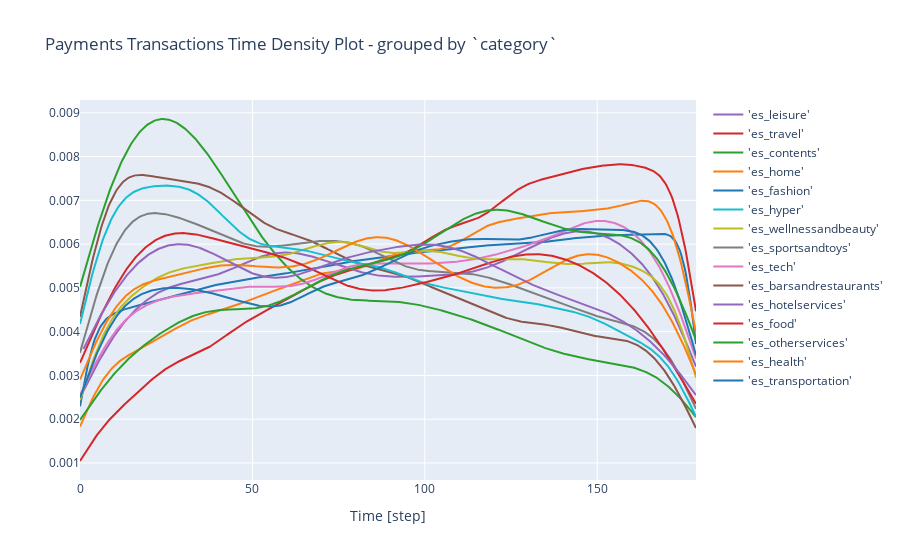

The cell this chart's notebook holds for it:
### Code cell
plot_distplot_grouped(data_df, 'category')

### Figure 1 — Plotly figure (JSON) as saved in the notebook; plotly's stock layout.template omitted (floating-point values rounded to 4 significant figures; data arrays with more than 128 entries replaced by an {"elided": "..."} marker saying what was removed)
{"data": [{"legendgroup": "'es_transportation'", "marker": {"color": "rgb(31, 119, 180)"}, "mode": "lines", "name": "'es_transportation'", "showlegend": true, "type": "scatter", "x": {"elided": "500 float values"}, "xaxis": "x", "y": {"elided": "500 float values"}, "yaxis": "y"}, {"legendgroup": "'es_health'", "marker": {"color": "rgb(255, 127, 14)"}, "mode": "lines", "name": "'es_health'", "showlegend": true, "type": "scatter", "x": {"elided": "500 float values"}, "xaxis": "x", "y": {"elided": "500 float values"}, "yaxis": "y"}, {"legendgroup": "'es_otherservices'", "marker": {"color": "rgb(44, 160, 44)"}, "mode": "lines", "name": "'es_otherservices'", "showlegend": true, "type": "scatter", "x": {"elided": "500 float values"}, "xaxis": "x", "y": {"elided": "500 float values"}, "yaxis": "y"}, {"legendgroup": "'es_food'", "marker": {"color": "rgb(214, 39, 40)"}, "mode": "lines", "name": "'es_food'", "showlegend": true, "type": "scatter", "x": {"elided": "500 float values"}, "xaxis": "x", "y": {"elided": "500 float values"}, "yaxis": "y"}, {"legendgroup": "'es_hotelservices'", "marker": {"color": "rgb(148, 103, 189)"}, "mode": "lines", "name": "'es_hotelservices'", "showlegend": true, "type": "scatter", "x": {"elided": "500 float values"}, "xaxis": "x", "y": {"elided": "500 float values"}, "yaxis": "y"}, {"legendgroup": "'es_barsandrestaurants'", "marker": {"color": "rgb(140, 86, 75)"}, "mode": "lines", "name": "'es_barsandrestaurants'", "showlegend": true, "type": "scatter", "x": {"elided": "500 float values"}, "xaxis": "x", "y": {"elided": "500 float values"}, "yaxis": "y"}, {"legendgroup": "'es_tech'", "marker": {"color": "rgb(227, 119, 194)"}, "mode": "lines", "name": "'es_tech'", "showlegend": true, "type": "scatter", "x": {"elided": "500 float values"}, "xaxis": "x", "y": {"elided": "500 float values"}, "yaxis": "y"}, {"legendgroup": "'es_sportsandtoys'", "marker": {"color": "rgb(127, 127, 127)"}, "mode": "lines", "name": "'es_sportsandtoys'", "showlegend": true, "type": "scatter", "x": {"elided": "500 float values"}, "xaxis": "x", "y": {"elided": "500 float values"}, "yaxis": "y"}, {"legendgroup": "'es_wellnessandbeauty'", "marker": {"color": "rgb(188, 189, 34)"}, "mode": "lines", "name": "'es_wellnessandbeauty'", "showlegend": true, "type": "scatter", "x": {"elided": "500 float values"}, "xaxis": "x", "y": {"elided": "500 float values"}, "yaxis": "y"}, {"legendgroup": "'es_hyper'", "marker": {"color": "rgb(23, 190, 207)"}, "mode": "lines", "name": "'es_hyper'", "showlegend": true, "type": "scatter", "x": {"elided": "500 float values"}, "xaxis": "x", "y": {"elided": "500 float values"}, "yaxis": "y"}, {"legendgroup": "'es_fashion'", "marker": {"color": "rgb(31, 119, 180)"}, "mode": "lines", "name": "'es_fashion'", "showlegend": true, "type": "scatter", "x": {"elided": "500 float values"}, "xaxis": "x", "y": {"elided": "500 float values"}, "yaxis": "y"}, {"legendgroup": "'es_home'", "marker": {"color": "rgb(255, 127, 14)"}, "mode": "lines", "name": "'es_home'", "showlegend": true, "type": "scatter", "x": {"elided": "500 float values"}, "xaxis": "x", "y": {"elided": "500 float values"}, "yaxis": "y"}, {"legendgroup": "'es_contents'", "marker": {"color": "rgb(44, 160, 44)"}, "mode": "lines", "name": "'es_contents'", "showlegend": true, "type": "scatter", "x": {"elided": "500 float values"}, "xaxis": "x", "y": {"elided": "500 float values"}, "yaxis": "y"}, {"legendgroup": "'es_travel'", "marker": {"color": "rgb(214, 39, 40)"}, "mode": "lines", "name": "'es_travel'", "showlegend": true, "type": "scatter", "x": {"elided": "500 float values"}, "xaxis": "x", "y": {"elided": "500 float values"}, "yaxis": "y"}, {"legendgroup": "'es_leisure'", "marker": {"color": "rgb(148, 103, 189)"}, "mode": "lines", "name": "'es_leisure'", "showlegend": true, "type": "scatter", "x": {"elided": "500 float values"}, "xaxis": "x", "y": {"elided": "500 float values"}, "yaxis": "y"}], "layout": {"barmode": "overlay", "hovermode": "closest", "legend": {"traceorder": "reversed"}, "title": {"text": "Payments Transactions Time Density Plot - grouped by `category`"}, "xaxis": {"anchor": "y2", "domain": [0, 1], "title": {"text": "Time [step]"}, "zeroline": false}, "yaxis": {"anchor": "free", "domain": [0, 1], "position": 0}}}
